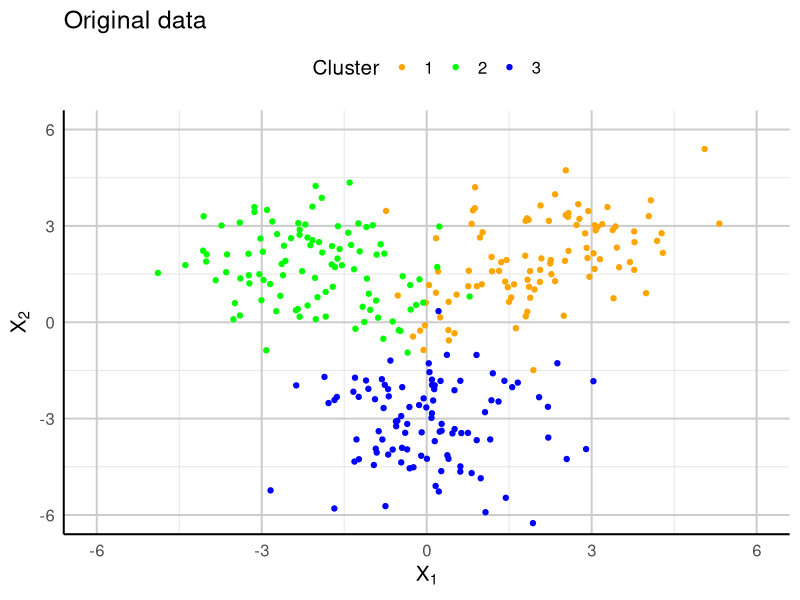
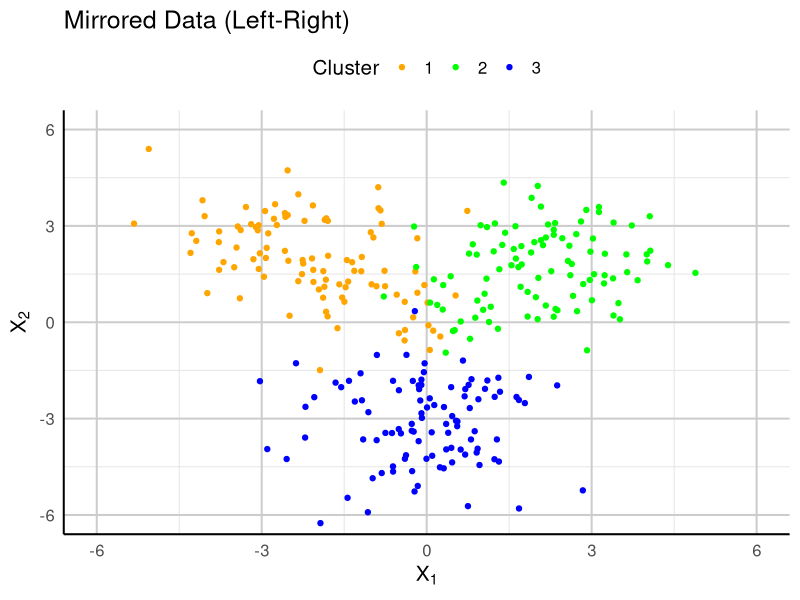
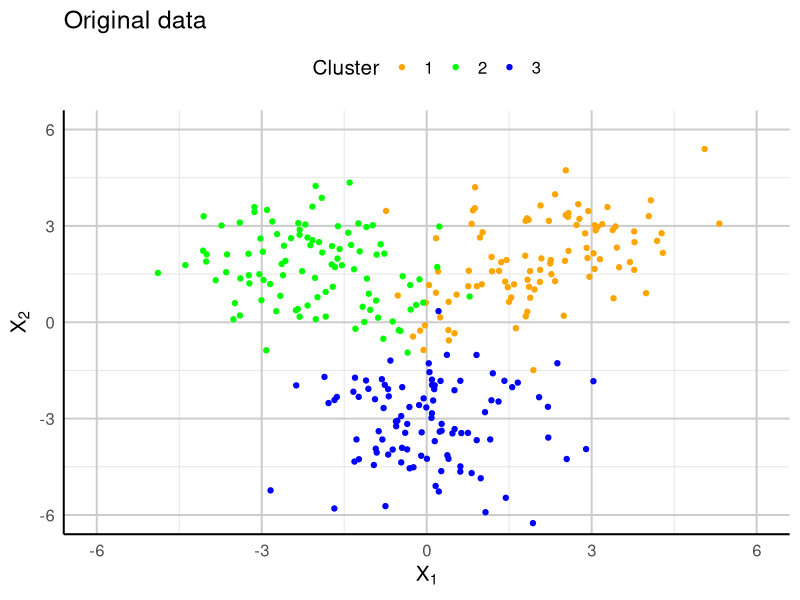
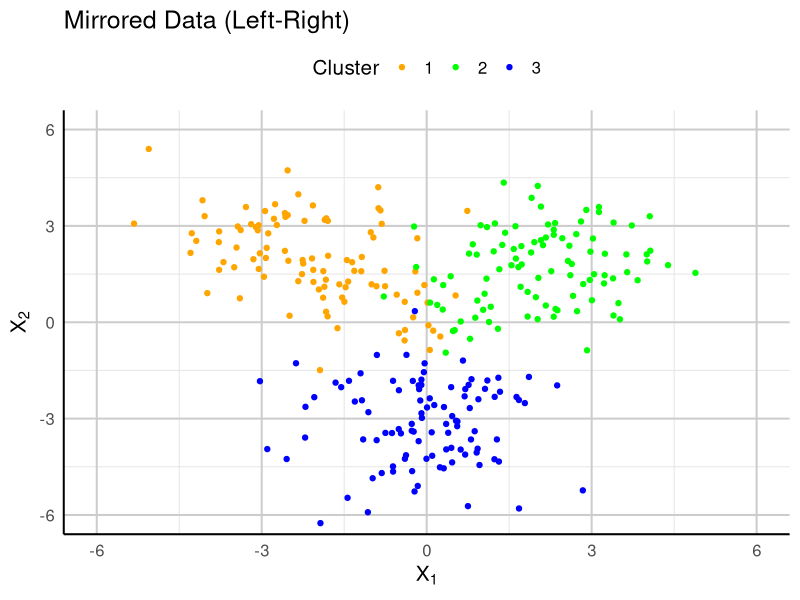

These charts were generated, in order, by the following R code:
# 시뮬레이션 결과를 저장할 폴더 이름 설정

base_path = "C:/Users/mose/Desktop/simulation/results"
simulation_id <- format(Sys.time(), "좌우반전 %H시 %M분 %S초") # 날짜 기반 폴더 이름 생성
save_path <- file.path(base_path, simulation_id)

# 폴더가 없으면 생성
if (!dir.exists(save_path)) {
  dir.create(save_path, recursive = TRUE)
}


# Function
rand.index <- function(true_labels, predicted_labels) {
  if (length(true_labels) != length(predicted_labels)) {
    stop("The length of the two label vectors must be the same.")
  }
  
  contingency_table <- table(true_labels, predicted_labels)
  
  a <- sum(choose(contingency_table, 2))
  b <- sum(choose(rowSums(contingency_table), 2)) - a
  c <- sum(choose(colSums(contingency_table), 2)) - a
  d <- choose(sum(contingency_table), 2) - (a + b + c)
  
  rand_index <- (a + d) / (a + b + c + d)
  return(rand_index)
}

try = function(dat1, dat2, itrN = 500, K=4, k_near=5){
  dat1_cl = kmeans(dat1, K)$cluster
  dat2_cl = kmeans(dat2, K)$cluster
  
  N = nrow(dat1)
  
  # calculate pairwise distance for both datasets
  dat1_dist = as.matrix(dist(dat1))
  dat2_dist = as.matrix(dist(dat2))
  
  # calculate the total distance for an observation  
  tot_dist1 = apply(dat1_dist,2,sum)
  tot_dist2 = apply(dat2_dist,2,sum)
  
  diag(dat1_dist) = NA
  diag(dat2_dist) = NA
  
  # a function that outputs the indices of k_near (number) closest neighbors
  k_near_take = function(x, k_near){
    order(x)[1:k_near]
  }
  
  dat1_near_mat = apply(dat1_dist, 2, k_near_take, k_near)
  dat2_near_mat = apply(dat2_dist, 2, k_near_take, k_near)
  
  rand1 = rep(NA, itrN)
  rand2 = rep(NA, itrN)
  
  # generate itrN number of permutation samples
  for (itr in 1:itrN){
    new_dat1 = dat1
    new_dat2 = dat2
    
    TF_ind = sample(c(T,F), size=N, replace=T)
    
    for (i in 1:N){
      if (TF_ind[i]){
        
        mix_coef1 = dat1_dist[i,dat1_near_mat[,i]]
        mix_coef1 = mix_coef1/sum(mix_coef1)
        mix_coef2 = dat2_dist[i,dat2_near_mat[,i]]
        mix_coef2 = mix_coef2/sum(mix_coef2)
        
        new_dat2_point = apply(mix_coef1*dat2[dat1_near_mat[,i],],2,sum) 
        new_dat1_point = apply(mix_coef2*dat1[dat2_near_mat[,i],],2,sum) 
        
        new_dat1[i,] = new_dat1_point
        new_dat2[i,] = new_dat2_point
        
      } 
    }
    
    new_cl_dat1 = kmeans(new_dat1, K)
    new_cl_dat2 = kmeans(new_dat2, K)
    
    rand1[itr] = rand.index(new_cl_dat1$cluster, dat2_cl)
    rand2[itr] = rand.index(new_cl_dat2$cluster, dat1_cl)
  }
  
  return(list(ri1= rand1, ri2=rand2, rf= rand.index(dat2_cl, dat1_cl)))
}

# Load libraries
library(MASS)
library(ggplot2)
library(progress)

# Setting seed
set.seed(241007)

# Define centroids (mean vectors)
mu1 <- c(2, 2)
mu2 <- c(-2, 2)
mu3 <- c(0, -3)

# Adjusted covariance matrices for more overlap
cov1 <- matrix(c(1.5, 0.6, 0.6, 1.5), nrow = 2)
cov2 <- matrix(c(1.5, -0.4, -0.4, 1.5), nrow = 2)
cov3 <- matrix(c(1.5, 0.3, 0.3, 1.5), nrow = 2)

# Sampling 100 data points ~ MultiNormal dist for each centroid
cluster1 <- mvrnorm(100, mu = mu1, Sigma = cov1)
cluster2 <- mvrnorm(100, mu = mu2, Sigma = cov2)
cluster3 <- mvrnorm(100, mu = mu3, Sigma = cov3)

# Combine the data into a single data frame for ggplot
dat1 <- data.frame(
  X1 = c(cluster1[,1], cluster2[,1], cluster3[,1]),
  X2 = c(cluster1[,2], cluster2[,2], cluster3[,2]),
  Cluster = factor(rep(1:3, each = 100))
)

# Define colors for clusters
cluster_colors <- c("orange", "green", "blue")

# Create the ggplot
p <- ggplot(dat1, aes(x = X1, y = X2, color = Cluster)) +
  geom_point(size = 1.5) +
  # stat_ellipse(type = "norm", linetype = "dashed", size = 1) +  # Add ellipses
  scale_color_manual(values = cluster_colors) +
  labs(x = expression(X[1]), y = expression(X[2]), title = "Original data") +
  theme_minimal(base_size = 15) +
  theme(
    panel.grid.major = element_line(color = "grey80", linetype = "solid"),
    panel.grid.minor = element_line(color = "grey90", linetype = "solid"),
    axis.line = element_line(color = "black"),
    legend.position = "top"
  ) +
  coord_cartesian(xlim = c(-6, 6), ylim = c(-6, 6))

p

ggsave(file.path(save_path, "dat1_cluster_plot.png"), plot = p, width = 8, height = 6, dpi = 1000)

dat_mirrored <- dat1
dat_mirrored$X1 <- -dat_mirrored$X1


p2 <- ggplot(dat_mirrored, aes(x = X1, y = X2, color = Cluster)) +
  geom_point(size = 1.5) +
  # stat_ellipse(type = "norm", linetype = "dashed", size = 1) +  # Add ellipses
  scale_color_manual(values = cluster_colors) +
  labs(x = expression(X[1]), y = expression(X[2]), title = "Mirrored Data (Left-Right)") +
  theme_minimal(base_size = 15) +
  theme(
    panel.grid.major = element_line(color = "grey80", linetype = "solid"),
    panel.grid.minor = element_line(color = "grey90", linetype = "solid"),
    axis.line = element_line(color = "black"),
    legend.position = "top"
  ) +
  coord_cartesian(xlim = c(-6, 6), ylim = c(-6, 6))

p2

ggsave(file.path(save_path, "dat2_transformed_plot.png"), plot = p2, width = 8, height = 6, dpi = 1000)
